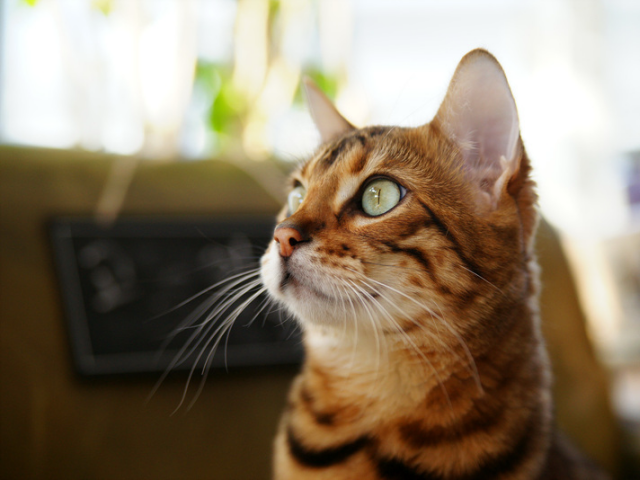
#> input picture CV/cat.bmp, 640 x 480 px
$ python OpenCV_01.py
#> lines starting #> are read from the running program, lines starting #| are printed output that depends on the picture; after the words box and inside, x2 and y2 are one past the last pixel; in counts of white or black regions, pixels touching at a corner belong together
# -*- coding: utf-8 -*-
# ---
# jupyter:
#   jupytext:
#     formats: ipynb,py:light
#     text_representation:
#       extension: .py
#       format_name: light
#       format_version: '1.5'
#       jupytext_version: 1.11.2
#   kernelspec:
#     display_name: Python 3
#     language: python
#     name: python3
# ---

# +
# # ! pip install opencv-python
# -

import cv2
import sys
import numpy as np

print('Hello, OpenCV', cv2.__version__)

# +
# cv2.imread(filename, flags = None) -> retval

# flags:
# cv2.IMREAD_COLOR: BGR color로 읽기 # opencv는 괜찮으나, matplotlib은 뒤집힘
# cv2.IMREAD_GRAYSCALE: 그레이 color로 읽기 Gray->Color: X (matrix값은 변함)
# cv2.IMREAD_UNCHAGED: 파일 속성대로 읽기

# retval: numpy.ndarray로 반환

# +
# filename : if, no file or permission..etc, Return empty matrix
# 확장자명 없으면 error
# flags : image read type(속성) = (default)IMREAD_COLOR
img1 = cv2.imread('cat.bmp', cv2.IMREAD_GRAYSCALE)
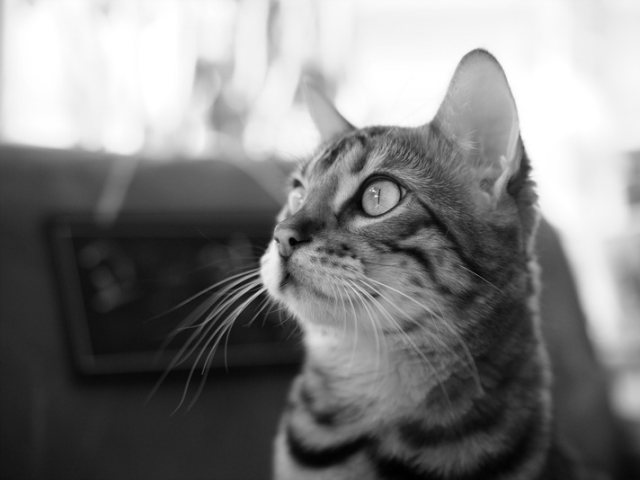
#> img1: shape (480, 640); min 0, max 255, mean 127.8
img2 = cv2.imread('cat.bmp', cv2.IMREAD_COLOR)
#> img2 is the input picture: shape (480, 640, 3); mean B, G, R 104.5, 125.6, 140.8

# If can't read the img, exit
if img1 is None or img2 is None:
    print('Image load failed!')
    sys.exit()  # import sys

    # 영상의 속성 참조
print('type(img1):', type(img1), '\n')
#| type(img1): <class 'numpy.ndarray'>

print('img1.shape:', img1.shape) # row, column (np.array)
#| img1.shape: (480, 640)
print('img2.shape:', img2.shape, '\n')
#| img2.shape: (480, 640, 3)

print('img1.dtype:', img1.dtype)
#| img1.dtype: uint8
print('img1.dtype:', img2.dtype, '\n')
#| img1.dtype: uint8

print('img1.shape length:', len(img1.shape))
#| img1.shape length: 2
print('img2.shape length:', len(img2.shape), '\n') # chennel(RGB)
#| img2.shape length: 3

print(img1.ndim)
#| 2
print(img2.ndim)
#| 3
# -

# ### img 저장

# +
# 확장자 지정 안할 시 error
cv2.imwrite('cats.png', img1, params =None)

# filename: 저장할 파일 이름
# img: 저장할 자료 (numpy.ndarray)
# params: 파일저장 옵션
# retval: 성공 True, 실패 False

# +
# Row by Col (Height by Width)
h, w = img1.shape
#> h = 480; w = 640
print(f'img1 size: {w} x {h}')
#| img1 size: 640 x 480

h, w = img2.shape[:2] # ndim X
print('img2 size: {} x {}'.format(w, h))
#| img2 size: 640 x 480

# cv2.namedWindow('Hello OpenCV', cv2.WINDOW_NORMAL) # 창 크기 조정 가능

cv2.imshow('img1', img1)
cv2.imshow('img2', img2)

cv2.waitKey()
cv2.destroyAllWindows()
# -

# ### 영상의 픽셀값 참조

# +
# monitor 좌표 (domain 차이)
x = 20
y = 30

# matrix 좌표
# gray
p1 = img1[y, x]
#> p1 = 252
print(p1)
#| 252

# color
p2 = img2[y, x]
#> p2 = [255, 254, 246]
print(p2)
#| [255 254 246]


img1[10:20, 10:20] = 0 # Black
#> img1: shape (480, 640); 0.03% of pixels changed, all inside (x1, y1, x2, y2) = (10, 10, 20, 20)
img2[10:20, 10:20] = (0, 0, 255) # BGR : red

cv2.imshow('image', img1)
cv2.imshow('image2',img2)

cv2.waitKey()
cv2.destroyAllWindows()
# -

# ### 새 영상 생성

'''
numpy.empty(shape, dtype)
numpy.zeros(shape, dtype)
numpy.ones(shape, dtype)
numpy.full(shape, fill_value, dtype)
'''

# +
# 새 영상 생성하기
img1 = np.empty((240, 320), dtype=np.uint8) # Initialize X (세로, 가로)  # grayscale image
img2 = np.zeros((240, 320, 3), dtype=np.uint8) # color image
img3 = np.ones((240, 320), dtype=np.uint8) * 255 # dark gray
img4 = np.full((240, 320, 3), (0, 255, 255), dtype=np.uint8)  # yellow

cv2.imshow('img1', img1)
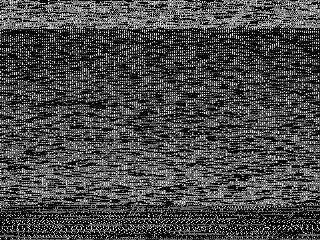
#> window 'img1': shape (240, 320); min 0, max 255, mean 71.1
cv2.imshow('img2', img2)
cv2.imshow('img3', img3)
cv2.imshow('img4', img4)
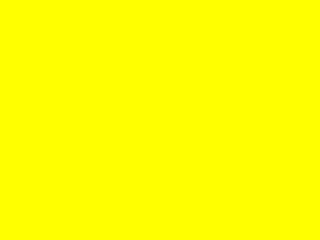
#> window 'img4': shape (240, 320, 3); mean B, G, R 0, 255, 255
cv2.waitKey()
cv2.destroyAllWindows()

# +
# Copy img
img1 = cv2.imread('cat.bmp') # src

if img1 is None:
    print("image load failed")
    sys.exit()

img2 = img1 # 메모리의 같은 주소를 '참조' : python에서 주소를 가리키는 방법
img3 = img1.copy()

img1[:,:] = (0, 255, 255)
#> img1: shape (480, 640, 3)

print(img1.shape)
#| (480, 640, 3)
print(img1.dtype)
#| uint8

cv2.imshow('img1', img1)
cv2.imshow('img2', img2)
cv2.imshow('img3', img3)

cv2.waitKey()
cv2.destroyAllWindows()
# -

# ### 부분영상추출

# +
img1 = cv2.imread('cat.bmp')

img2 = img1[40:120, 30:150]  # numpy.ndarray의 슬라이싱
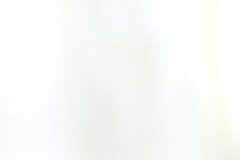
#> img2: shape (80, 120, 3) (shown 2 times larger); mean B, G, R 248.7, 250.2, 248.4
img3 = img1[40:120, 30:150].copy()

img2.fill(0)
#> img2: shape (80, 120, 3); every value is 0

cv2.imshow('img1', img1)
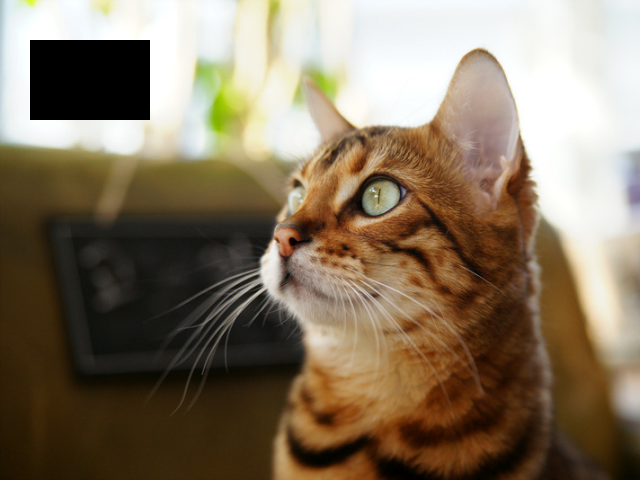
#> window 'img1': shape (480, 640, 3); mean B, G, R 96.8, 117.8, 133
cv2.imshow('img2', img2)
cv2.imshow('img3', img3)


while True:
    if cv2.waitKey() == 27: # ESC(ASCII) # == ord('q'):
#> (key q is pressed here)
        break

cv2.destroyAllWindows()
# -
